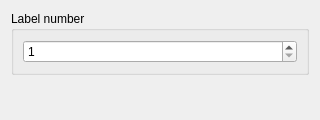
<?xml version="1.0" encoding="UTF-8"?>
<ui version="4.0">
 <class>LabelWidget</class>
 <widget class="QWidget" name="LabelWidget">
  <property name="geometry">
   <rect><x>0</x><y>0</y><width>320</width><height>120</height></rect>
  </property>
  <property name="windowTitle">
   <string>Label</string>
  </property>
  <layout class="QVBoxLayout" name="verticalLayout">
   <item>
    <widget class="QGroupBox" name="groupLabel">
     <property name="title"><string>Label number</string></property>
     <layout class="QHBoxLayout" name="layoutLabel">
      <item>
       <widget class="RpgSpinBox" name="spinLabel">
        <property name="minimum"><number>1</number></property>
        <property name="maximum"><number>100</number></property>
       </widget>
      </item>
     </layout>
    </widget>
   </item>
   <item>
    <spacer name="verticalSpacer">
     <property name="orientation"><enum>Qt::Vertical</enum></property>
     <property name="sizeHint" stdset="0"><size><width>20</width><height>10</height></size></property>
    </spacer>
   </item>
  </layout>
 </widget>
 <customwidgets>
  <customwidget>
   <class>RpgSpinBox</class>
   <extends>QSpinBox</extends>
   <header>ui/common/rpg_spinbox.h</header>
  </customwidget>
 </customwidgets>
 <resources/>
 <connections/>
</ui>
